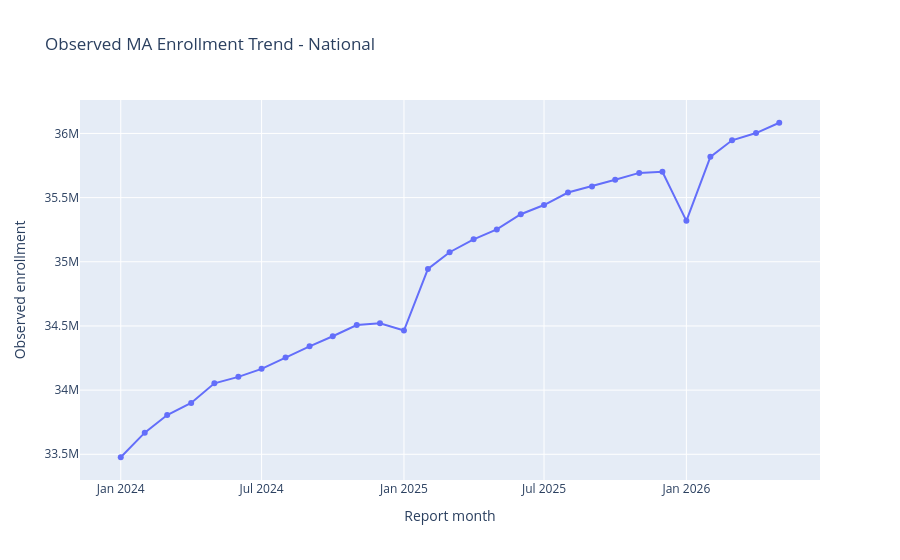

The code cell stored with this chart in its notebook:
### Markdown cell above
## National Monthly Trend

Reason: the forecasting notebook needs a clean time series. This national trend is the simplest stable target and acts as the benchmark before state or plan-type forecasting.

### Code cell
monthly = (
    ma.groupby(["report_month", "report_month_label"], as_index=False)
    .agg(
        observed_enrollment=("enrolled", "sum"),
        source_rows=("enrolled_raw", "size"),
        numeric_rows=("is_enrollment_numeric", "sum"),
        suppressed_rows=("is_enrollment_suppressed", "sum"),
        states=("state", "nunique"),
        counties=("state_county_key", "nunique"),
        plan_types=("plan_type", "nunique"),
    )
    .sort_values("report_month")
)
monthly["mom_change"] = monthly["observed_enrollment"].diff()
monthly["mom_growth_pct"] = monthly["observed_enrollment"].pct_change()
monthly["indexed_to_first_month"] = monthly["observed_enrollment"] / monthly["observed_enrollment"].iloc[0] * 100
monthly["suppressed_row_share"] = monthly["suppressed_rows"] / monthly["source_rows"]

monthly.to_parquet(PROCESSED_DIR / "ma_scp_monthly_national.parquet", index=False)
monthly.to_csv(REPORT_TABLE_DIR / "ma_scp_monthly_national.csv", index=False)

display(monthly)
fig = px.line(monthly, x="report_month", y="observed_enrollment", markers=True, title="Observed MA Enrollment Trend - National")
fig.update_layout(yaxis_title="Observed enrollment", xaxis_title="Report month")
fig.show()

### Figure 1 — Plotly figure (JSON) as saved in the notebook; plotly's stock layout.template omitted (floating-point values rounded to 4 significant figures)
{"data": [{"hovertemplate": "report_month=%{x}<br>observed_enrollment=%{y}<extra></extra>", "legendgroup": "", "line": {"color": "#636efa", "dash": "solid"}, "marker": {"symbol": "circle"}, "mode": "lines+markers", "name": "", "orientation": "v", "showlegend": false, "type": "scatter", "x": ["2024-01-01T00:00:00.000000", "2024-02-01T00:00:00.000000", "2024-03-01T00:00:00.000000", "2024-04-01T00:00:00.000000", "2024-05-01T00:00:00.000000", "2024-06-01T00:00:00.000000", "2024-07-01T00:00:00.000000", "2024-08-01T00:00:00.000000", "2024-09-01T00:00:00.000000", "2024-10-01T00:00:00.000000", "2024-11-01T00:00:00.000000", "2024-12-01T00:00:00.000000", "2025-01-01T00:00:00.000000", "2025-02-01T00:00:00.000000", "2025-03-01T00:00:00.000000", "2025-04-01T00:00:00.000000", "2025-05-01T00:00:00.000000", "2025-06-01T00:00:00.000000", "2025-07-01T00:00:00.000000", "2025-08-01T00:00:00.000000", "2025-09-01T00:00:00.000000", "2025-10-01T00:00:00.000000", "2025-11-01T00:00:00.000000", "2025-12-01T00:00:00.000000", "2026-01-01T00:00:00.000000", "2026-02-01T00:00:00.000000", "2026-03-01T00:00:00.000000", "2026-04-01T00:00:00.000000", "2026-05-01T00:00:00.000000"], "xaxis": "x", "y": [33480000.0, 33670000.0, 33810000.0, 33900000.0, 34050000.0, 34100000.0, 34170000.0, 34250000.0, 34340000.0, 34420000.0, 34510000.0, 34520000.0, 34460000.0, 34940000.0, 35070000.0, 35170000.0, 35250000.0, 35370000.0, 35440000.0, 35540000.0, 35590000.0, 35640000.0, 35690000.0, 35700000.0, 35320000.0, 35820000.0, 35950000.0, 36000000.0, 36080000.0], "yaxis": "y"}], "layout": {"legend": {"tracegroupgap": 0}, "title": {"text": "Observed MA Enrollment Trend - National"}, "xaxis": {"anchor": "y", "domain": [0.0, 1.0], "title": {"text": "Report month"}}, "yaxis": {"anchor": "x", "domain": [0.0, 1.0], "title": {"text": "Observed enrollment"}}}}
